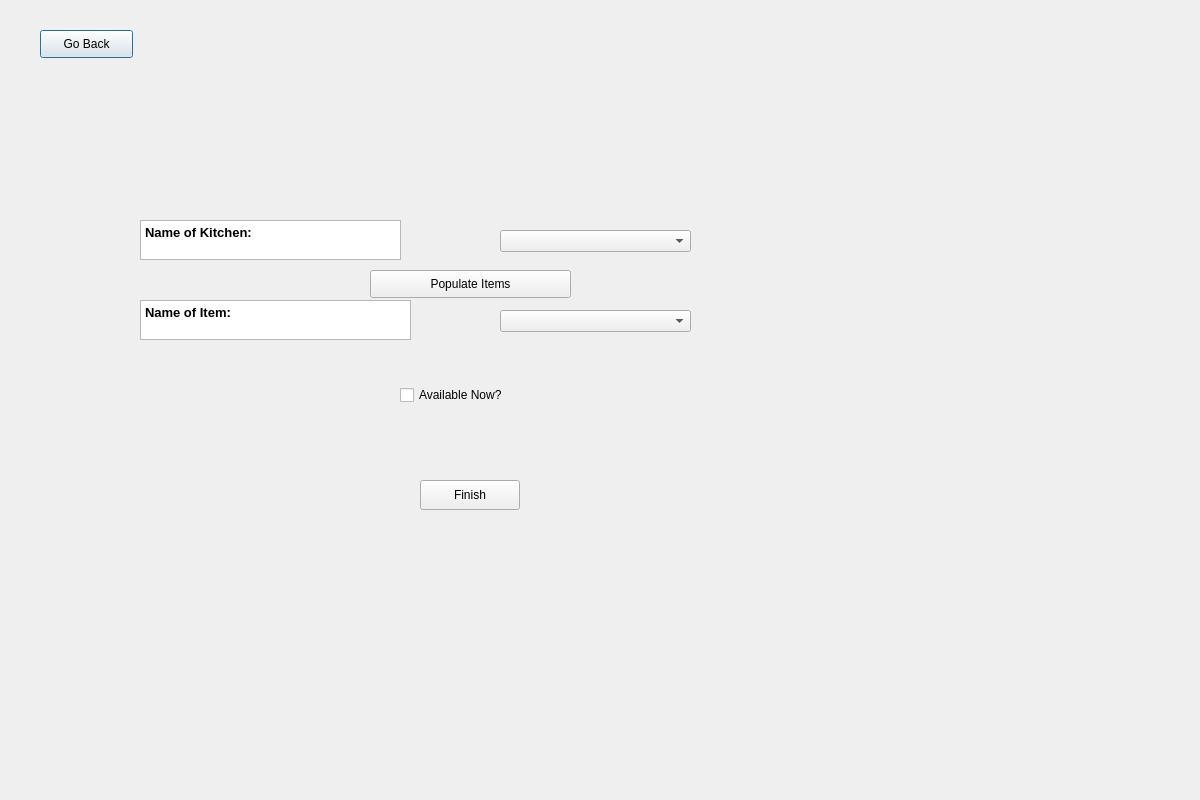
<?xml version="1.0" encoding="UTF-8"?>
<ui version="4.0">
 <class>Dialog</class>
 <widget class="QDialog" name="Dialog">
  <property name="geometry">
   <rect>
    <x>0</x>
    <y>0</y>
    <width>1200</width>
    <height>800</height>
   </rect>
  </property>
  <property name="windowTitle">
   <string>Dialog</string>
  </property>
  <widget class="QWidget" name="widget" native="true">
   <property name="geometry">
    <rect>
     <x>0</x>
     <y>0</y>
     <width>1200</width>
     <height>800</height>
    </rect>
   </property>
   <widget class="QPushButton" name="returnBTN">
    <property name="geometry">
     <rect>
      <x>40</x>
      <y>30</y>
      <width>93</width>
      <height>28</height>
     </rect>
    </property>
    <property name="text">
     <string>Go Back</string>
    </property>
   </widget>
   <widget class="QTextBrowser" name="textBrowser">
    <property name="geometry">
     <rect>
      <x>140</x>
      <y>300</y>
      <width>271</width>
      <height>40</height>
     </rect>
    </property>
    <property name="html">
     <string>&lt;!DOCTYPE HTML PUBLIC &quot;-//W3C//DTD HTML 4.0//EN&quot; &quot;http://www.w3.org/TR/REC-html40/strict.dtd&quot;&gt;
&lt;html&gt;&lt;head&gt;&lt;meta name=&quot;qrichtext&quot; content=&quot;1&quot; /&gt;&lt;style type=&quot;text/css&quot;&gt;
p, li { white-space: pre-wrap; }
&lt;/style&gt;&lt;/head&gt;&lt;body style=&quot; font-family:'MS Shell Dlg 2'; font-size:7.8pt; font-weight:400; font-style:normal;&quot;&gt;
&lt;p style=&quot; margin-top:0px; margin-bottom:0px; margin-left:0px; margin-right:0px; -qt-block-indent:0; text-indent:0px;&quot;&gt;&lt;span style=&quot; font-size:10pt; font-weight:600;&quot;&gt;Name of Item:&lt;/span&gt;&lt;/p&gt;&lt;/body&gt;&lt;/html&gt;</string>
    </property>
   </widget>
   <widget class="QPushButton" name="finishBTN">
    <property name="geometry">
     <rect>
      <x>420</x>
      <y>480</y>
      <width>100</width>
      <height>30</height>
     </rect>
    </property>
    <property name="text">
     <string>Finish</string>
    </property>
   </widget>
   <widget class="QCheckBox" name="checkBox">
    <property name="geometry">
     <rect>
      <x>400</x>
      <y>370</y>
      <width>160</width>
      <height>50</height>
     </rect>
    </property>
    <property name="text">
     <string>Available Now?</string>
    </property>
   </widget>
   <widget class="QTextBrowser" name="textBrowser_2">
    <property name="geometry">
     <rect>
      <x>140</x>
      <y>220</y>
      <width>261</width>
      <height>40</height>
     </rect>
    </property>
    <property name="html">
     <string>&lt;!DOCTYPE HTML PUBLIC &quot;-//W3C//DTD HTML 4.0//EN&quot; &quot;http://www.w3.org/TR/REC-html40/strict.dtd&quot;&gt;
&lt;html&gt;&lt;head&gt;&lt;meta name=&quot;qrichtext&quot; content=&quot;1&quot; /&gt;&lt;style type=&quot;text/css&quot;&gt;
p, li { white-space: pre-wrap; }
&lt;/style&gt;&lt;/head&gt;&lt;body style=&quot; font-family:'MS Shell Dlg 2'; font-size:7.8pt; font-weight:400; font-style:normal;&quot;&gt;
&lt;p style=&quot; margin-top:0px; margin-bottom:0px; margin-left:0px; margin-right:0px; -qt-block-indent:0; text-indent:0px;&quot;&gt;&lt;span style=&quot; font-size:10pt; font-weight:600;&quot;&gt;Name of Kitchen:&lt;/span&gt;&lt;/p&gt;&lt;/body&gt;&lt;/html&gt;</string>
    </property>
   </widget>
   <widget class="QComboBox" name="kitchenBox">
    <property name="geometry">
     <rect>
      <x>500</x>
      <y>230</y>
      <width>191</width>
      <height>22</height>
     </rect>
    </property>
   </widget>
   <widget class="QComboBox" name="itemBox">
    <property name="geometry">
     <rect>
      <x>500</x>
      <y>310</y>
      <width>191</width>
      <height>22</height>
     </rect>
    </property>
   </widget>
   <widget class="QPushButton" name="fillBTN">
    <property name="geometry">
     <rect>
      <x>370</x>
      <y>270</y>
      <width>201</width>
      <height>28</height>
     </rect>
    </property>
    <property name="text">
     <string>Populate Items</string>
    </property>
   </widget>
  </widget>
 </widget>
 <resources/>
 <connections/>
</ui>
